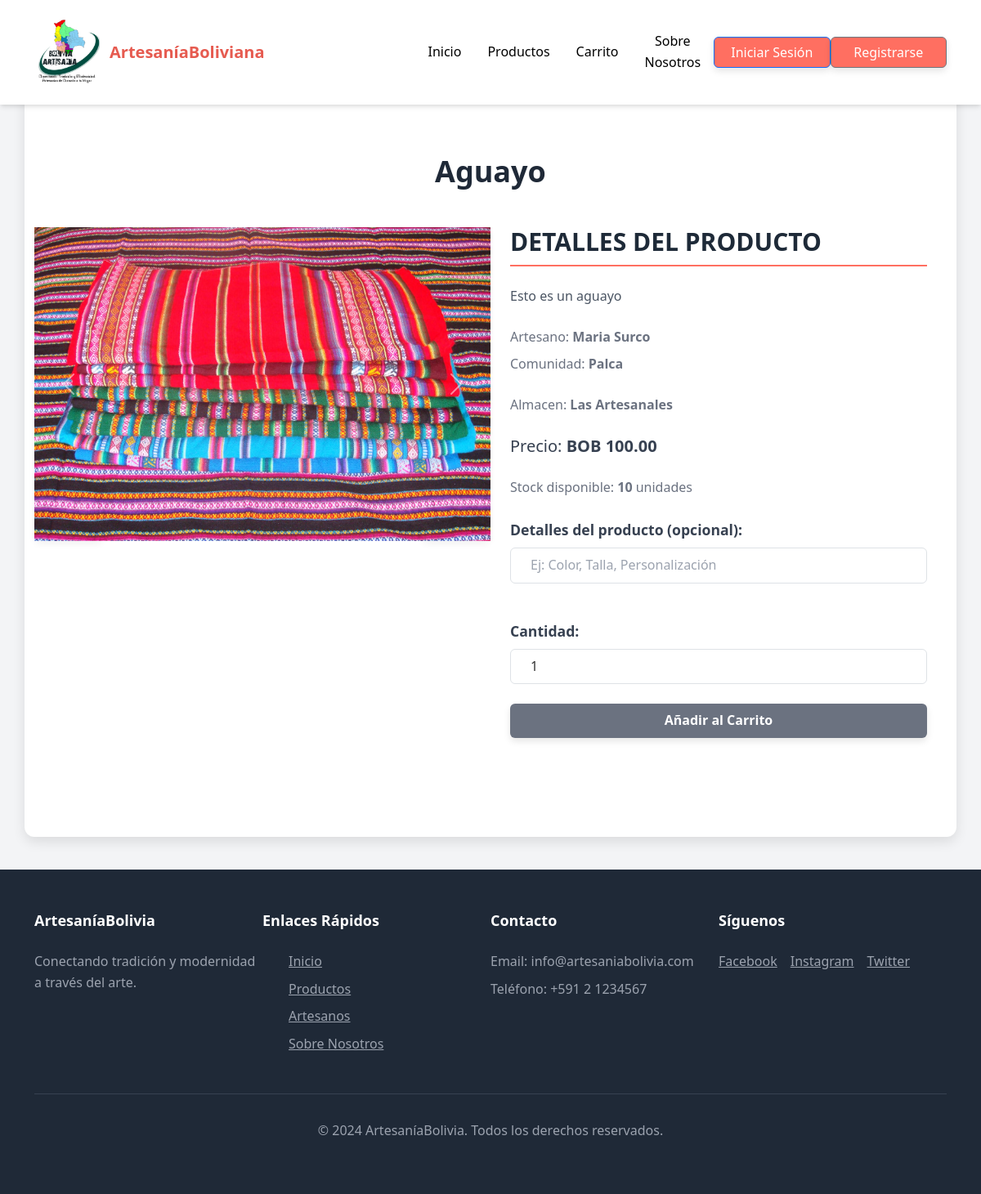
The page /detalles_producto.php?id_producto=3 on the database its author committed.
### tables this page shows
CREATE TABLE `producto` (
  `id_producto` int(11) NOT NULL,
  `nombre` varchar(255) NOT NULL,
  `caracteristica` text DEFAULT NULL,
  `precio` decimal(10,2) NOT NULL,
  `stock` int(11) NOT NULL,
  `fecha_creacion` timestamp NULL DEFAULT current_timestamp(),
  `fecha_actualizacion` timestamp NULL DEFAULT current_timestamp() ON UPDATE current_timestamp(),
  `imagenes` text DEFAULT NULL,
  `id_comunario` int(11) NOT NULL,
  `id_categoria` int(11) NOT NULL
);

CREATE TABLE `usuario` (
  `id_usuario` int(11) NOT NULL,
  `nombre` varchar(50) NOT NULL,
  `apellido` varchar(50) NOT NULL,
  `correo` varchar(100) NOT NULL,
  `contraseña` varchar(255) NOT NULL,
  `fecha_naci` date DEFAULT NULL,
  `telefono` varchar(20) DEFAULT NULL,
  `fecha_registro` datetime DEFAULT NULL,
  `estado` enum('Activo','Inactivo','Suspendido','Pendiente') NOT NULL DEFAULT 'Activo',
  `rol` enum('comprador','vendedor','delivery','administrador') NOT NULL
);

CREATE TABLE `comunidad` (
  `id_comunidad` int(11) NOT NULL,
  `nombre` varchar(45) NOT NULL,
  `nro_habitantes` int(11) NOT NULL,
  `nombre_departamento` varchar(50) NOT NULL
);

CREATE TABLE `almacen` (
  `id_almacen` int(11) NOT NULL,
  `nombre` varchar(50) NOT NULL,
  `fecha_registro` datetime NOT NULL
);

### detalles_producto.php (the view, shortened to what this page needs)
<?php
require 'db.php';
$id_producto = isset($_GET['id_producto']) ? (int)$_GET['id_producto'] : 0;
$consulta = "SELECT P.*, U.nombre AS nombre_comunario, U.apellido AS apellido_comunario, C.nombre AS nombre_comunidad, A.nombre AS nombre_almacen
        FROM PRODUCTO P
        INNER JOIN COMUNARIO CO ON P.id_comunario = CO.id_comunario
        INNER JOIN USUARIO U ON CO.id_comunario = U.id_usuario
        INNER JOIN COMUNIDAD C ON CO.id_comunidad = C.id_comunidad
        INNER JOIN ESTA E ON P.id_producto = E.id_producto
        INNER JOIN ALMACEN A ON E.id_almacen = A.id_almacen
        WHERE P.id_producto = ?";
$stmt = $conn->prepare($consulta);
$stmt->bind_param("i", $id_producto);
$stmt->execute();
$resultado = $stmt->get_result();
$producto = $resultado->fetch_assoc();
$imagenes = unserialize($producto['imagenes']);
?>
<!DOCTYPE html>
<html lang="es">
<head>
    <link href="https://cdnjs.cloudflare.com/ajax/libs/tailwindcss/2.2.19/tailwind.min.css" rel="stylesheet">
    <link href="https://cdn.jsdelivr.net/npm/bootstrap@5.3.0-alpha1/dist/css/bootstrap.min.css" rel="stylesheet">
    <link rel="stylesheet" href="css/style_web.css">
    <link rel="stylesheet" href="css/styles.css">
</head>
<body class="bg-gray-100">
    <header class="bg-white shadow-md fixed w-full z-10">
        <nav class="container mx-auto px-6 py-1 flex justify-between items-center">
            <div class="flex items-center">
                <img src="img/logo_l.png" alt="Logo ArtesaníaBolivia" class="h-20 w-20 mr-3">
                <span class="font-bold text-xl" style="color: #e65b50;">ArtesaníaBoliviana</span>
            </div>
            <div class="flex items-center">
                <a href="index.php" class="nav-link text-gray-800 mx-3" style="color: black;" onmouseover="this.style.color='#e65b50'" onmouseout="this.style.color='black'">Inicio</a>
                <a href="productos-artesania-bolivia.php" class="nav-link text-gray-800 mx-3" style="color: black;" onmouseover="this.style.color='#e65b50'" onmouseout="this.style.color='black'">Productos</a>
                <a href="carrito.php" class="nav-link text-gray-800 mx-3" style="color: black;" onmouseover="this.style.color='#e65b50'" onmouseout="this.style.color='black'">Carrito</a>
                <a href="#" class="nav-link text-gray-800 mx-3" style="color: black;" onmouseover="this.style.color='#e65b50'" onmouseout="this.style.color='black'">Sobre Nosotros</a>
                <button type="button" class="btn btn-primary" data-bs-toggle="modal" data-bs-target="#loginModal">Iniciar Sesión</button>
                <button type="button" class="btn btn-secondary" data-bs-toggle="modal" data-bs-target="#registroModal">Registrarse</button>
            </div>
        </nav>
    </header>
    <main class="container mx-auto px-6 py-24" style="padding-top: 150px;">
        <h1 class="text-4xl font-bold text-center text-gray-800 mb-12"><?php echo $producto['nombre']; ?></h1>
        <div class="flex flex-wrap">
            <div class="w-full md:w-1/2 mb-6 md:mb-0">
                <div id="carousel-producto" class="carousel slide" data-bs-ride="carousel">
                    <div class="carousel-inner">
                        <?php foreach ($imagenes as $index => $imagen): ?>
                            <div class="carousel-item <?php echo $index === 0 ? 'active' : ''; ?>">
                                <img src="<?php echo 'Dashboard/Funciones_db/Crud_administrador/uploads/' . $imagen; ?>" alt="<?php echo $producto['nombre']; ?>" class="d-block w-100 h-96 object-cover">
                            </div>
                        <?php endforeach; ?>
                    </div>
                    <button class="carousel-control-prev" type="button" data-bs-target="#carousel-producto" data-bs-slide="prev">
                        <span class="carousel-control-prev-icon" aria-hidden="true"></span>
                    </button>
                    <button class="carousel-control-next" type="button" data-bs-target="#carousel-producto" data-bs-slide="next">
                        <span class="carousel-control-next-icon" aria-hidden="true"></span>
                    </button>
                </div>
            </div>
            <div class="w-full md:w-1/2 px-6">
                <h2 class="text-3xl font-bold mb-4">Detalles del producto</h2>
                <p class="text-gray-600 mb-4"><?php echo $producto['caracteristica']; ?></p>
                <div class="text-gray-500 mb-2">Artesano: <strong><?php echo $producto['nombre_comunario'] . ' ' . $producto['apellido_comunario']; ?></strong></div>
                <div class="text-gray-500 mb-4">Comunidad: <strong><?php echo $producto['nombre_comunidad']; ?></strong></div>
                <div class="text-gray-500 mb-4">Almacen: <strong><?php echo $producto['nombre_almacen']; ?></strong></div>
                <div class="text-gray-700 text-xl mb-4">Precio: <strong>BOB <?php echo number_format($producto['precio'], 2); ?></strong></div>
                <div class="text-gray-500 mb-4">Stock disponible: <strong><?php echo $producto['stock']; ?></strong> unidades</div>
                <form method="POST" action="carrito.php">
                    <div class="mb-4">
                        <label for="detalles" class="block text-gray-700 font-semibold">Detalles del producto (opcional):</label>
                        <input type="text" id="detalles" name="detalles" placeholder="Ej: Color, Talla, Personalización" class="w-full border border-gray-300 rounded-md px-4 py-2">
                    </div>
                    <div class="mb-4">
                        <label for="cantidad" class="block text-gray-700 font-semibold">Cantidad:</label>
                        <input type="number" id="cantidad" name="cantidad" value="1" min="1" class="w-full border border-gray-300 rounded-md px-4 py-2">
                    </div>
                    <button type="submit" name="agregar_carrito" class="w-full bg-gray-500 text-white px-4 py-2 rounded-md">Añadir al Carrito</button>
                </form>
            </div>
        </div>
    </main>
    <footer class="bg-gray-800 text-white py-12">
        <div class="container mx-auto px-6">
            <div class="flex flex-wrap justify-between">
                <div class="w-full md:w-1/4 mb-6 md:mb-0">
                    <h3 class="text-lg font-semibold mb-4">ArtesaníaBolivia</h3>
                    <p class="text-gray-400">Conectando tradición y modernidad a través del arte.</p>
                </div>
                <div class="w-full md:w-1/4 mb-6 md:mb-0">
                    <h3 class="text-lg font-semibold mb-4">Enlaces Rápidos</h3>
                    <ul class="space-y-2">
                        <li><a href="index.php" class="text-gray-400 hover:text-white transition duration-300">Inicio</a></li>
                        <li><a href="productos.html" class="text-gray-400 hover:text-white transition duration-300">Productos</a></li>
                        <li><a href="artesanos.html" class="text-gray-400 hover:text-white transition duration-300">Artesanos</a></li>
                        <li><a href="sobre-nosotros.html" class="text-gray-400 hover:text-white transition duration-300">Sobre Nosotros</a></li>
                    </ul>
                </div>
                <div class="w-full md:w-1/4 mb-6 md:mb-0">
                    <h3 class="text-lg font-semibold mb-4">Contacto</h3>
                    <p class="text-gray-400 mb-2">Email: info@artesaniabolivia.com</p>
                    <p class="text-gray-400">Teléfono: +591 2 1234567</p>
                </div>
                <div class="w-full md:w-1/4">
                    <h3 class="text-lg font-semibold mb-4">Síguenos</h3>
                    <div class="flex space-x-4">
                        <a href="#" class="text-gray-400 hover:text-white transition duration-300">Facebook</a>
                        <a href="#" class="text-gray-400 hover:text-white transition duration-300">Instagram</a>
                        <a href="#" class="text-gray-400 hover:text-white transition duration-300">Twitter</a>
                    </div>
                </div>
            </div>
            <div class="border-t border-gray-700 mt-8 pt-8 text-center">
                <p class="text-gray-400">&copy; 2024 ArtesaníaBolivia. Todos los derechos reservados.</p>
            </div>
        </div>
    </footer>
</body>
</html>

### css/style_web.css (style rules this page uses)
html, body { height: 100%; }
body { font-family: 'Poppins', sans-serif; display: flex; flex-direction: column; }
main { flex: 1; }
.nav-link { position: relative; transition: color 0.3s ease; }
.nav-link::after { content: ''; position: absolute; width: 0; height: 2px; bottom: -5px; left: 0; background-color: #ff6f61; transition: width 0.3s ease; }
.btn-primary { background-color:#ff6f61; transition: background-color 0.3s ease, transform 0.3s ease; }
.btn-secondary { background-color:#ff6f61; transition: background-color 0.3s ease, transform 0.3s ease; }

### css/styles.css (style rules this page uses)
* { margin: 0; padding: 0; box-sizing: border-box; }
body { font-family: 'Segoe UI', Tahoma, Geneva, Verdana, sans-serif; background-color: #e0e4e8; color: #333; line-height: 1.6; margin: 0; padding: 0; display: flex; flex-direction: column; }
header { background-color: #1e2a38; color: white; padding: 20px 0; text-align: center; box-shadow: 0 4px 10px rgba(0, 0, 0, 0.1); }
main { margin: 40px auto; max-width: 1200px; padding: 30px; background-color: #fff; border-radius: 12px; box-shadow: 0 6px 15px rgba(0, 0, 0, 0.1); transition: transform 0.3s ease; flex: 1; }
h2 { color: #1e2a38; font-size: 1.8em; margin-bottom: 25px; border-bottom: 2px solid #ff6f61; padding-bottom: 10px; text-transform: uppercase; }
form { margin-bottom: 25px; }
label { display: block; margin-bottom: 8px; font-weight: bold; font-size: 1.1em; color: #333; }
input[type="text"], input[type="email"], input[type="password"], input[type="date"] { width: 100%; padding: 12px; margin-bottom: 20px; border: 1px solid #ccc; border-radius: 6px; font-size: 1em; transition: border-color 0.3s ease, box-shadow 0.3s ease; }
button { background-color: #ff6f61; color: white; padding: 12px 20px; border: none; border-radius: 8px; font-size: 1em; font-weight: bold; cursor: pointer; transition: background-color 0.3s ease, transform 0.2s ease; box-shadow: 0 4px 8px rgba(0, 0, 0, 0.1); width: 100%; }
main, table, form { animation: fadeIn 0.5s ease; }

### rows shown on the page
producto: nombre "Aguayo", caracteristica "Esto es un aguayo", usuario.nombre "Maria", usuario.apellido "Surco", comunidad.nombre "Palca", almacen.nombre "Las Artesanales", precio "100.00", stock "10"
